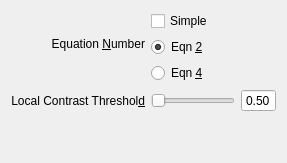
        <widget class="QWidget" name="page_ashikhmin">
         <property name="enabled">
          <bool>true</bool>
         </property>
         <property name="sizePolicy">
          <sizepolicy hsizetype="Minimum" vsizetype="Minimum">
           <horstretch>0</horstretch>
           <verstretch>0</verstretch>
          </sizepolicy>
         </property>
         <layout class="QGridLayout" name="gridLayout_17">
          <item row="0" column="0">
           <layout class="QGridLayout" name="gridLayout_20">
            <item row="2" column="0">
             <widget class="QLabel" name="label_locatcontrasttreshold">
              <property name="sizePolicy">
               <sizepolicy hsizetype="Minimum" vsizetype="Minimum">
                <horstretch>0</horstretch>
                <verstretch>0</verstretch>
               </sizepolicy>
              </property>
              <property name="minimumSize">
               <size>
                <width>0</width>
                <height>0</height>
               </size>
              </property>
              <property name="maximumSize">
               <size>
                <width>16777215</width>
                <height>16777215</height>
               </size>
              </property>
              <property name="text">
               <string>Local Contrast Threshol&amp;d</string>
              </property>
              <property name="alignment">
               <set>Qt::AlignRight|Qt::AlignTrailing|Qt::AlignVCenter</set>
              </property>
              <property name="wordWrap">
               <bool>true</bool>
              </property>
              <property name="buddy">
               <cstring>contrastSlider</cstring>
              </property>
             </widget>
            </item>
            <item row="2" column="1">
             <widget class="QSlider" name="contrastSlider">
              <property name="sizePolicy">
               <sizepolicy hsizetype="MinimumExpanding" vsizetype="Minimum">
                <horstretch>0</horstretch>
                <verstretch>0</verstretch>
               </sizepolicy>
              </property>
              <property name="cursor">
               <cursorShape>PointingHandCursor</cursorShape>
              </property>
              <property name="maximum">
               <number>100</number>
              </property>
              <property name="orientation">
               <enum>Qt::Horizontal</enum>
              </property>
             </widget>
            </item>
            <item row="2" column="2">
             <widget class="QDoubleSpinBox" name="contrastdsb">
              <property name="focusPolicy">
               <enum>Qt::StrongFocus</enum>
              </property>
              <property name="alignment">
               <set>Qt::AlignCenter</set>
              </property>
              <property name="buttonSymbols">
               <enum>QAbstractSpinBox::NoButtons</enum>
              </property>
              <property name="decimals">
               <number>2</number>
              </property>
              <property name="maximum">
               <double>1.000000000000000</double>
              </property>
              <property name="singleStep">
               <double>0.100000000000000</double>
              </property>
              <property name="value">
               <double>0.500000000000000</double>
              </property>
             </widget>
            </item>
            <item row="0" column="1">
             <widget class="QCheckBox" name="simpleCheckBox">
              <property name="enabled">
               <bool>true</bool>
              </property>
              <property name="sizePolicy">
               <sizepolicy hsizetype="MinimumExpanding" vsizetype="Minimum">
                <horstretch>0</horstretch>
                <verstretch>0</verstretch>
               </sizepolicy>
              </property>
              <property name="minimumSize">
               <size>
                <width>0</width>
                <height>0</height>
               </size>
              </property>
              <property name="maximumSize">
               <size>
                <width>16777215</width>
                <height>16777215</height>
               </size>
              </property>
              <property name="text">
               <string>Simple</string>
              </property>
             </widget>
            </item>
            <item row="1" column="0">
             <widget class="QLabel" name="label_2">
              <property name="sizePolicy">
               <sizepolicy hsizetype="Minimum" vsizetype="Minimum">
                <horstretch>0</horstretch>
                <verstretch>0</verstretch>
               </sizepolicy>
              </property>
              <property name="minimumSize">
               <size>
                <width>0</width>
                <height>0</height>
               </size>
              </property>
              <property name="maximumSize">
               <size>
                <width>16777215</width>
                <height>16777215</height>
               </size>
              </property>
              <property name="text">
               <string>Equation &amp;Number</string>
              </property>
              <property name="alignment">
               <set>Qt::AlignRight|Qt::AlignTop|Qt::AlignTrailing</set>
              </property>
              <property name="wordWrap">
               <bool>true</bool>
              </property>
              <property name="buddy">
               <cstring>eq2RadioButton</cstring>
              </property>
             </widget>
            </item>
            <item row="1" column="1">
             <layout class="QVBoxLayout" name="verticalLayout_2">
              <item>
               <widget class="QRadioButton" name="eq2RadioButton">
                <property name="sizePolicy">
                 <sizepolicy hsizetype="MinimumExpanding" vsizetype="Minimum">
                  <horstretch>0</horstretch>
                  <verstretch>0</verstretch>
                 </sizepolicy>
                </property>
                <property name="text">
                 <string>Eqn &amp;2</string>
                </property>
                <property name="checked">
                 <bool>true</bool>
                </property>
               </widget>
              </item>
              <item>
               <widget class="QRadioButton" name="eq4RadioButton">
                <property name="sizePolicy">
                 <sizepolicy hsizetype="MinimumExpanding" vsizetype="Minimum">
                  <horstretch>0</horstretch>
                  <verstretch>0</verstretch>
                 </sizepolicy>
                </property>
                <property name="text">
                 <string>Eqn &amp;4</string>
                </property>
               </widget>
              </item>
             </layout>
            </item>
            <item row="3" column="1">
             <spacer name="verticalSpacer_10">
              <property name="orientation">
               <enum>Qt::Vertical</enum>
              </property>
              <property name="sizeType">
               <enum>QSizePolicy::MinimumExpanding</enum>
              </property>
              <property name="sizeHint" stdset="0">
               <size>
                <width>0</width>
                <height>0</height>
               </size>
              </property>
             </spacer>
            </item>
           </layout>
          </item>
          <item row="1" column="0">
           <spacer name="verticalSpacer_19">
            <property name="orientation">
             <enum>Qt::Vertical</enum>
            </property>
            <property name="sizeHint" stdset="0">
             <size>
              <width>20</width>
              <height>40</height>
             </size>
            </property>
           </spacer>
          </item>
         </layout>
        </widget>
